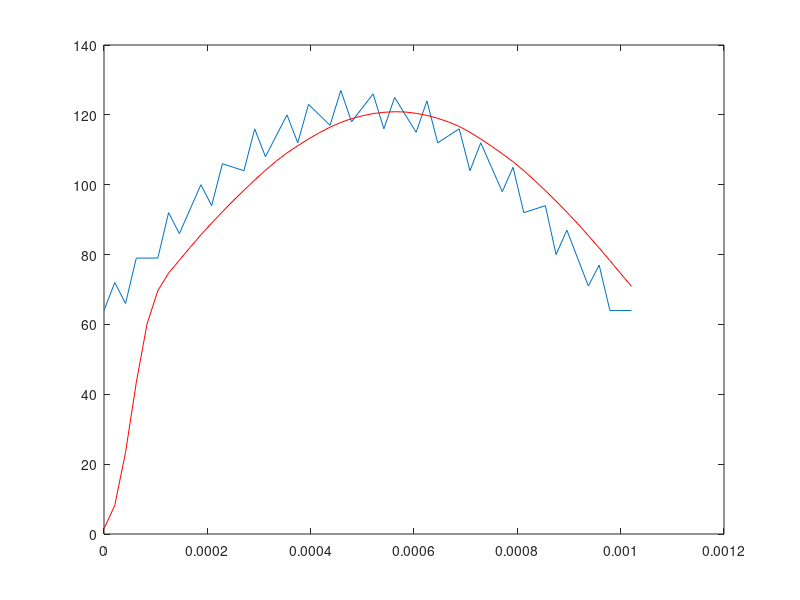
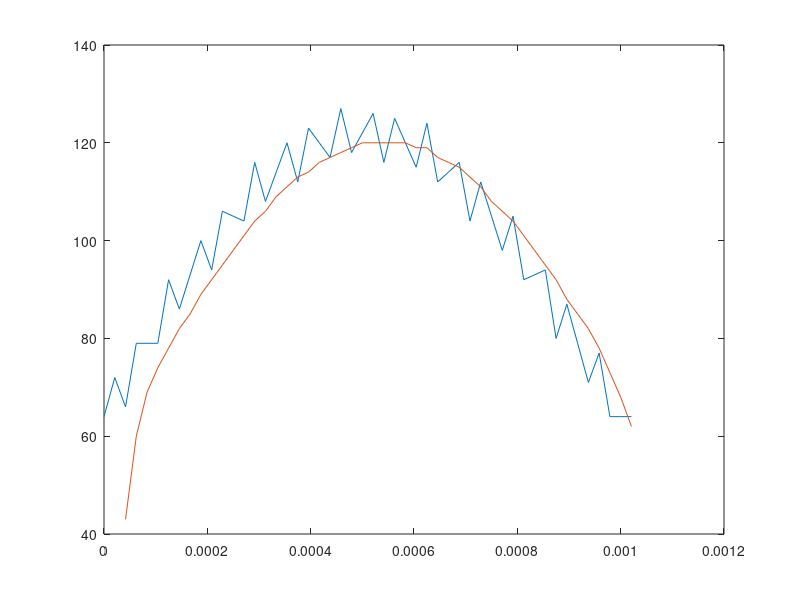

Recreate these plots in MATLAB, in order.
clear;
fs = 48000;
T = 0.01;
ts = 1/fs;
t = 0:ts:T;
f1 = 500;
f2 = 18000;
% Input Signal
x = 1*sin(2*pi*f1*t)+0.1*sin(2*pi*f2*t);
newx=normalize(x,'range',[0,1]);
newx2 = ceil(127*newx);
figure(1);
plot(t(1:50),newx2(1:50));
hold
% Filter Output with fixed point filter arithmetic coefficients
quant_coeffs = [0.0234375000000000,0.101562500000000,0.226562500000000,0.289062500000000,0.226562500000000,0.101562500000000,0.0234375000000000];
y = filter(quant_coeffs,1,newx2);
plot(t(1:50),y(1:50),"r");
% y1 = ["01", "08","17","2b","3c","45","4a","4e","52","55","59","5c","5f","62","65","68","6a","6d","6f","71","72","74","75","76","77","78","78","78","78","78","77","77","75","74","73","71","6f","6c","6a","68","65","62","5f","5c","58","55","51","4e","4a","46"];
% output = hex2dec(y1);
output= [43, 60, 69, 74, 78, 82, 85, 89, 92, 95, 98, 101, 104, 106, 109, 111, 113, 114, 116, 117, 118, 119, 120, 120, 120, 120, 120, 119, 119, 117, 116, 115, 113, 111, 108, 106, 104, 101, 98, 95, 92, 88, 85, 82, 78, 73, 68, 62];

figure(2);
plot(t(1:50),newx2(1:50));
hold
plot(t(3:50),output);